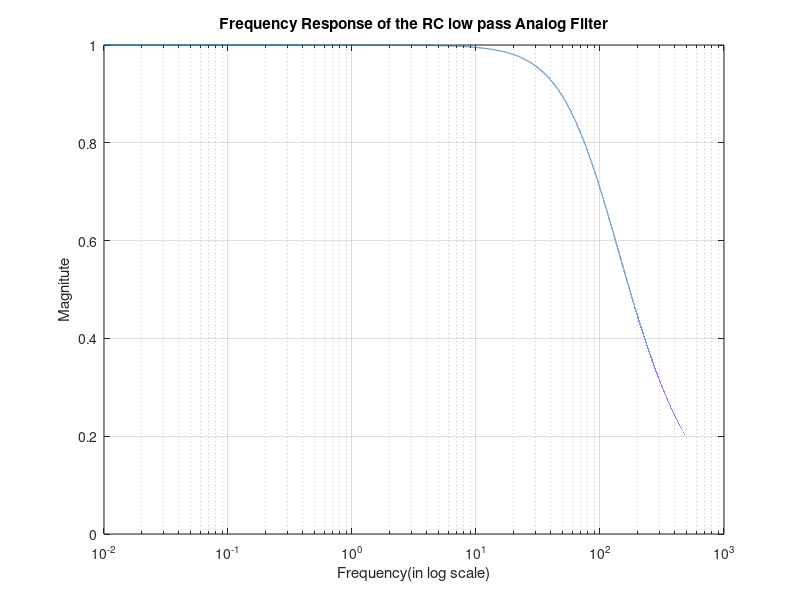
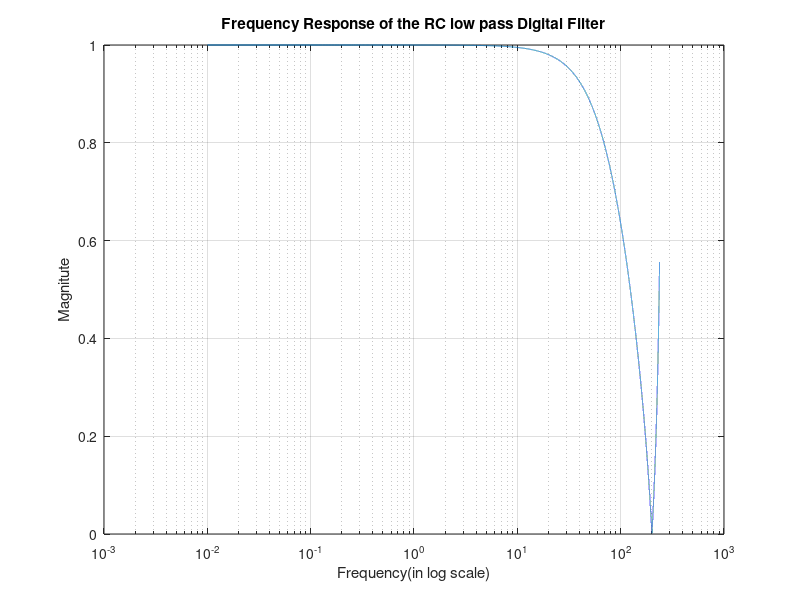
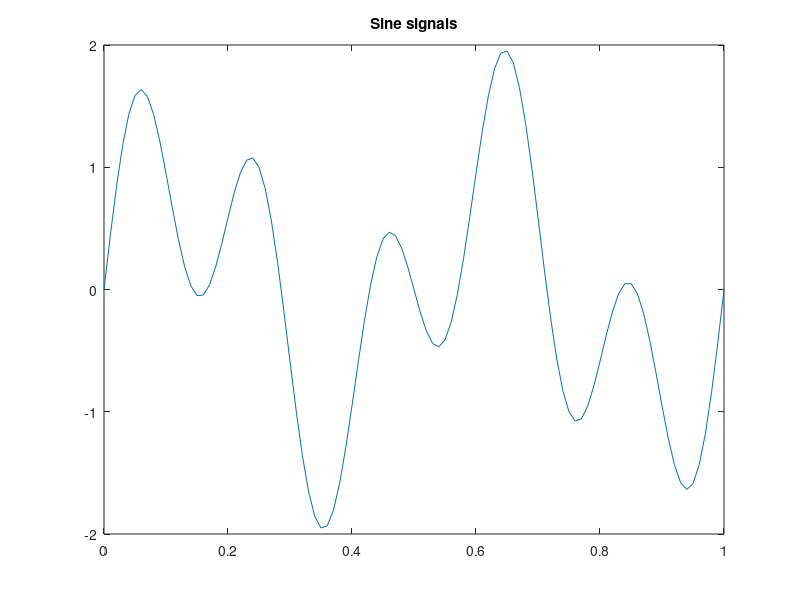

Write the MATLAB code that produced these figures, in order. (Note: this script raises an error after producing the figures.)
clear;
close all;
clc;
  % Analog RC low pass filter  
wa=0:0.01:500; %analog frequency 
R=0.1; % 1ohm 
C=0.1; % 1F
j=sqrt(-1);
s=j*wa;              % laplace domain
Ha=1./(1+s*R*C);    % analog fitler transfer function
figure;
%fvtool(Ha);
semilogx(wa,abs(Ha));
grid on;
ylabel('Magnitute');
xlabel('Frequency(in log scale)');
title('Frequency Response of the RC low pass Analog Filter');

% Converting analog into digital
fs = 100;
T= 1/fs;                %1 sec, sampling time

z=zeros(1,length(wa));  %z domain transfer
for i=1:length(wa)
z(i)=exp(s(i)*T);
end

s_dig=zeros(1,length(wa));
for i=1:length(wa)
s_dig(i)=(2/T)*((z(i)-1)/(z(i)+1)); 
end

Hd=zeros(1,length(wa));    %digital filter 
for i=1:length(wa)
Hd(i)=1./(1+s_dig(i)*R*C);
end

wd=(2/T)*atan(wa*(T/2));
figure;
semilogx(wd,abs(Hd));  % plots x- and y-coordinates using a base-10 logarithmic scale on the x-axis and a linear scale on the y-axis.
ylabel('Magnitute');
xlabel('Frequency(in log scale)');
title('Frequency Response of the RC low pass Digital Filter');
grid on;


n=0:1/100:1;
x1=sin(2*pi*n*2);
x2=sin(2*pi*n*5);
x=x1+x2;
figure;
plot(n,x);
title('Sine signals');

[N,D]=abs(Hd);
y=filter(abs(N),abs(D),x);
figure;
plot(n,y);
title('Filtered Sine Signal');
